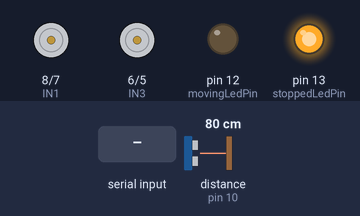
Bench run of a sketch on a simulated Arduino Uno, built with avr-gcc and run on an emulated ATmega328P. On the bench: motor-driver pin pairs drawn as motors (green arrow = first pin HIGH = forward, orange = second pin HIGH = backward, longer = more drive, scaled by the enable pin), output pins drawn as LEDs (lit = HIGH). Wiring (inferred from the names in the program): ultrasonic range finder: trigger pin 2; echo pin 10. The test bench sets the inputs (shaded band); at power-on: distance to the obstacle (sensor on pin 10) 80 cm. The echo pulse lasts 58.3 µs per cm; pins used as bus, display or sensor lines are not drawn; what the sketch prints to the serial monitor is not drawn.

Above: at 1.2 s.
1.3 s: "F" received over the second serial link
At 2.4 s:
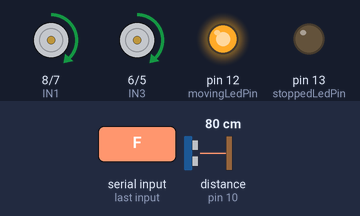
2.8 s: "R" received over the second serial link
At 3.7 s:
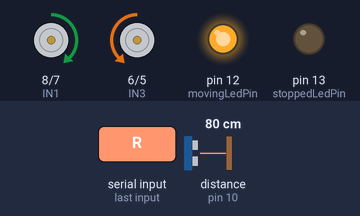
4.3 s: "4" received over the second serial link
At 4.9 s:
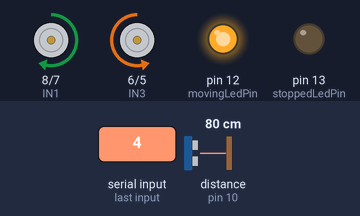
5.8 s: "B" received over the second serial link
At 6.9 s:
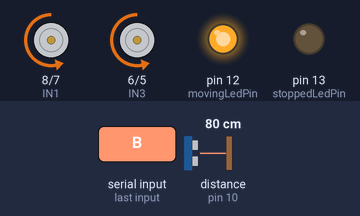
7.3 s: "2" received over the second serial link
At 8.1 s:
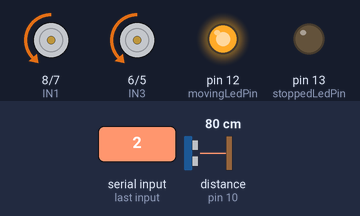
8.8 s: "L" received over the second serial link
At 9.4 s:
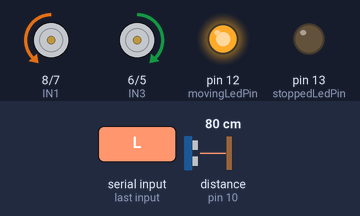
Timing chart, 0 to 11.3 s (numbered marks = the images above; inputs shaded):
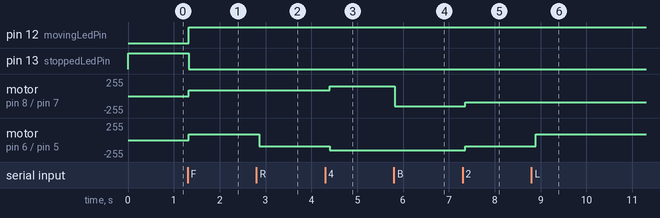

Measured:
- after the input at 1.3 s, pin 12 (movingLedPin): LOW → HIGH at once; pin 13 (stoppedLedPin): HIGH → LOW at once; motor on pin 8 (IN1) / pin 7 (IN2), motor on pin 6 (IN3) / pin 5 (IN4): stopped → forward 90/255 at once
- after the input at 2.8 s, motor on pin 6 (IN3) / pin 5 (IN4): forward 90/255 → backward 90/255 after 0.06 s
- after the input at 4.3 s, motor on pin 8 (IN1) / pin 7 (IN2): forward 90/255 → forward 150/255 after 0.10 s; motor on pin 6 (IN3) / pin 5 (IN4): backward 90/255 → backward 150/255 after 0.10 s
- after the input at 5.8 s, motor on pin 8 (IN1) / pin 7 (IN2): forward 150/255 → backward 150/255 at once
- after the input at 7.3 s, motor on pin 8 (IN1) / pin 7 (IN2), motor on pin 6 (IN3) / pin 5 (IN4): backward 150/255 → backward 90/255 after 0.06 s
- after the input at 8.8 s, motor on pin 6 (IN3) / pin 5 (IN4): backward 90/255 → forward 90/255 after 0.09 s

The sketch:

code.ino
```cpp
#include <SoftwareSerial.h>

// Bluetooth module connection
SoftwareSerial bluetooth(0, 1); // RX, TX

// Motor driver connections
const int EN1 = 9;
const int IN1 = 8;
const int IN2 = 7;
const int IN3 = 6;
const int IN4 = 5;
const int EN2 = 3;
int MotorSpeed=90;
const int trigPin = 2;
const int echoPin = 10;

// Variables
long duration;
int distance;
int alertDistance = 7;// 7 cm
char crashavoiderstate='1';
char Command;

// LED connections
const int movingLedPin = 12; // Green LED
const int stoppedLedPin = 13; // Red LED

char lastcommand='S';


void setup() {
  Serial.begin(9600);
  bluetooth.begin(9600);

  pinMode(EN1, OUTPUT);
  pinMode(IN1, OUTPUT);
  pinMode(IN2, OUTPUT);
  pinMode(EN2, OUTPUT);
  pinMode(IN3, OUTPUT);
  pinMode(IN4, OUTPUT);
  pinMode(trigPin, OUTPUT);
  pinMode(echoPin, INPUT);

  pinMode(movingLedPin, OUTPUT);
  pinMode(stoppedLedPin, OUTPUT);

  stopCar();
  // Ensure the car starts in a stopped state
}

void loop() {

  digitalWrite(trigPin, LOW);         // initializing the distance sensor
  delayMicroseconds(2);
  digitalWrite(trigPin, HIGH);
  delayMicroseconds(10);
  digitalWrite(trigPin, LOW);
  duration = pulseIn(echoPin, HIGH);
  distance = duration * 0.034 / 2;
  bluetooth.println(distance);       // for transmitting to bluetooth
  Serial.println(distance);


  if (bluetooth.available() > 0) {
     Command = bluetooth.read();
  }
  if(Command=='1')
{
  crashavoiderstate=Command;
}

  switch (Command)  // for motor speeds
  {
    case '2':
         MotorSpeed=90;
         break;
    case '3':
         MotorSpeed=100;
         break;
    case '4':
         MotorSpeed=150;
         break;
  }
  setMotorSpeed(MotorSpeed);

  if(Command=='F'|| Command=='B'|| Command=='L'|| Command=='R'|| Command=='S')
  {
    lastcommand=Command;
  }
  // move car


    // Update LEDs based on car movement
  if (lastcommand == 'F' || lastcommand == 'B' || lastcommand == 'L' || lastcommand == 'R') {
    digitalWrite(movingLedPin, HIGH);   // Green LED ON
    digitalWrite(stoppedLedPin, LOW);  // Red LED OFF
  } else {
    digitalWrite(movingLedPin, LOW);    // Green LED OFF
    digitalWrite(stoppedLedPin, HIGH);  // Red LED ON
  }


 if(crashavoiderstate=='1' )
 {
  // Check if the distance is within the alert range(less than 18 cm)
  if(distance < 18) {

    stopCar();
    lastcommand='S';
    Command='S';
    crashavoiderstate='0';
  }
 }
   controlCar(lastcommand);
  // Store the last received command

  delay(100);
}

void controlCar(char speedCommand) {
  switch (speedCommand) {
    case 'F':
      moveForward();
      break;
    case 'B':
      moveBackward();
      break;
    case 'L':
      moveLeft();
      break;
    case 'R':
      moveRight();
      break;
    case 'S':
      stopCar();
  }

}

void setMotorSpeed(int speed) {
  analogWrite(EN1, speed);
  analogWrite(EN2, speed);
}

void moveForward() {
  digitalWrite(IN1, HIGH);
  digitalWrite(IN2, LOW);
  digitalWrite(IN3, HIGH);
  digitalWrite(IN4, LOW);
}

void moveBackward() {
  digitalWrite(IN1, LOW);
  digitalWrite(IN2, HIGH);
  digitalWrite(IN3, LOW);
  digitalWrite(IN4, HIGH);
}

void moveLeft() {
  digitalWrite(IN1, LOW);
  digitalWrite(IN2, HIGH);
  digitalWrite(IN3, HIGH);
  digitalWrite(IN4, LOW);
}

void moveRight() {
  digitalWrite(IN1, HIGH);
  digitalWrite(IN2, LOW);
  digitalWrite(IN3, LOW);
  digitalWrite(IN4, HIGH);
}

void stopCar() {
  setMotorSpeed(0); // Set speed to 0
  digitalWrite(IN1, LOW);
  digitalWrite(IN2, LOW);
  digitalWrite(IN3, LOW);
  digitalWrite(IN4, LOW);

  digitalWrite(movingLedPin, LOW);    // Green LED OFF
  digitalWrite(stoppedLedPin, HIGH);  // Red LED ON
}
```
